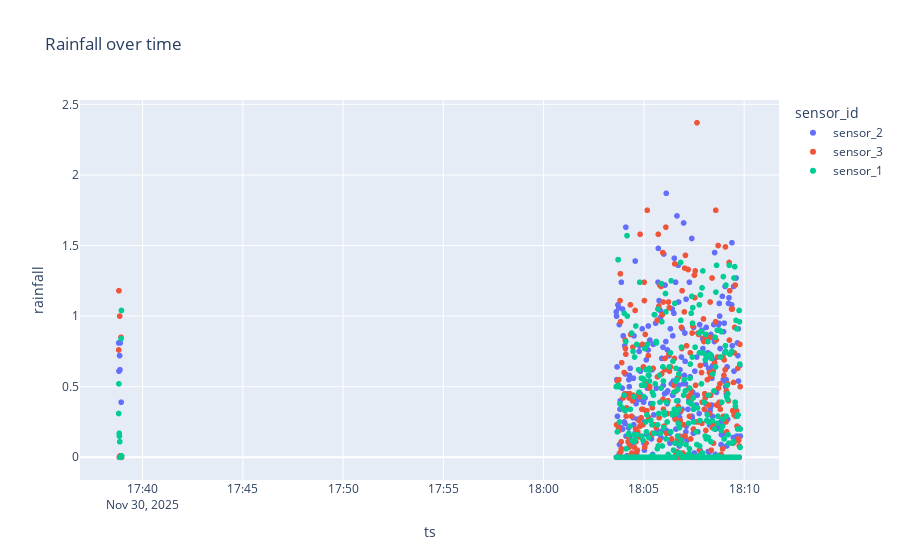
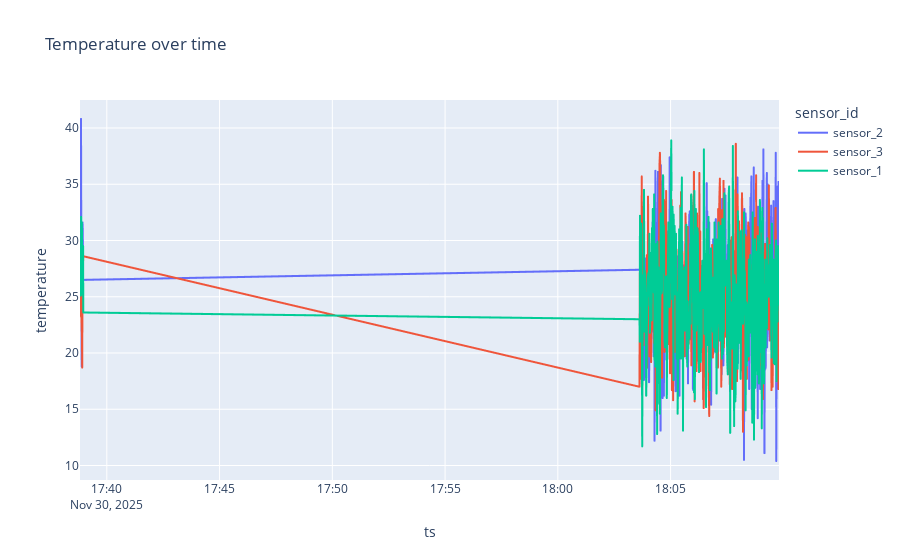

Notebook cell for these charts, in order:
### Code cell
# Rainfall scatter (events) and temperature line
fig = px.scatter(df_sorted, x='ts', y='rainfall', color='sensor_id', title='Rainfall over time')
fig.show()

fig2 = px.line(df_sorted, x='ts', y='temperature', color='sensor_id', title='Temperature over time')
fig2.show()

### Figure 1 — Plotly figure (JSON) as saved in the notebook; plotly's stock layout.template omitted (floating-point values rounded to 4 significant figures; data arrays with more than 128 entries replaced by an {"elided": "..."} marker saying what was removed)
{"data": [{"hovertemplate": "sensor_id=sensor_2<br>ts=%{x}<br>rainfall=%{y}<extra></extra>", "legendgroup": "sensor_2", "marker": {"color": "#636efa", "symbol": "circle"}, "mode": "markers", "name": "sensor_2", "showlegend": true, "type": "scattergl", "x": {"elided": "379 str values"}, "xaxis": "x", "y": {"elided": "379 float values"}, "yaxis": "y"}, {"hovertemplate": "sensor_id=sensor_3<br>ts=%{x}<br>rainfall=%{y}<extra></extra>", "legendgroup": "sensor_3", "marker": {"color": "#EF553B", "symbol": "circle"}, "mode": "markers", "name": "sensor_3", "showlegend": true, "type": "scattergl", "x": {"elided": "380 str values"}, "xaxis": "x", "y": {"elided": "380 float values"}, "yaxis": "y"}, {"hovertemplate": "sensor_id=sensor_1<br>ts=%{x}<br>rainfall=%{y}<extra></extra>", "legendgroup": "sensor_1", "marker": {"color": "#00cc96", "symbol": "circle"}, "mode": "markers", "name": "sensor_1", "showlegend": true, "type": "scattergl", "x": {"elided": "377 str values"}, "xaxis": "x", "y": {"elided": "377 float values"}, "yaxis": "y"}], "layout": {"legend": {"title": {"text": "sensor_id"}, "tracegroupgap": 0}, "title": {"text": "Rainfall over time"}, "xaxis": {"anchor": "y", "domain": [0, 1], "title": {"text": "ts"}}, "yaxis": {"anchor": "x", "domain": [0, 1], "title": {"text": "rainfall"}}}}

### Figure 2 — Plotly figure (JSON) as saved in the notebook; plotly's stock layout.template omitted (floating-point values rounded to 4 significant figures; data arrays with more than 128 entries replaced by an {"elided": "..."} marker saying what was removed)
{"data": [{"hovertemplate": "sensor_id=sensor_2<br>ts=%{x}<br>temperature=%{y}<extra></extra>", "legendgroup": "sensor_2", "line": {"color": "#636efa", "dash": "solid"}, "marker": {"symbol": "circle"}, "mode": "lines", "name": "sensor_2", "showlegend": true, "type": "scattergl", "x": {"elided": "379 str values"}, "xaxis": "x", "y": {"elided": "379 float values"}, "yaxis": "y"}, {"hovertemplate": "sensor_id=sensor_3<br>ts=%{x}<br>temperature=%{y}<extra></extra>", "legendgroup": "sensor_3", "line": {"color": "#EF553B", "dash": "solid"}, "marker": {"symbol": "circle"}, "mode": "lines", "name": "sensor_3", "showlegend": true, "type": "scattergl", "x": {"elided": "380 str values"}, "xaxis": "x", "y": {"elided": "380 float values"}, "yaxis": "y"}, {"hovertemplate": "sensor_id=sensor_1<br>ts=%{x}<br>temperature=%{y}<extra></extra>", "legendgroup": "sensor_1", "line": {"color": "#00cc96", "dash": "solid"}, "marker": {"symbol": "circle"}, "mode": "lines", "name": "sensor_1", "showlegend": true, "type": "scattergl", "x": {"elided": "377 str values"}, "xaxis": "x", "y": {"elided": "377 float values"}, "yaxis": "y"}], "layout": {"legend": {"title": {"text": "sensor_id"}, "tracegroupgap": 0}, "title": {"text": "Temperature over time"}, "xaxis": {"anchor": "y", "domain": [0, 1], "title": {"text": "ts"}}, "yaxis": {"anchor": "x", "domain": [0, 1], "title": {"text": "temperature"}}}}
